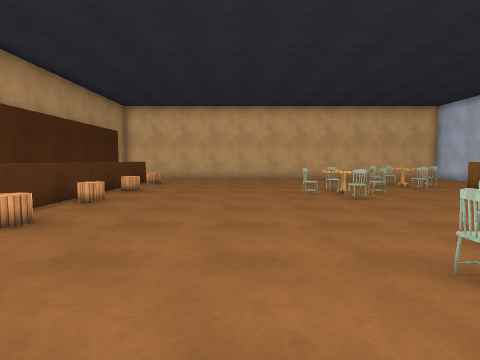
View 1 (above)

21 first-person views from a walk through a Unity game level. The camera is 1.3 m above the floor, tilts 4° down and sees 80° across. The floor is counted in squares, 1 m on a side. Each view is taken from the middle of a square. On the plan, view 1 faces up. The plan holds only what a view shows up to about 13 squares ahead; the rest is blank. The place goes on beyond the plan. Some surface patterns are stand-ins.

View 2
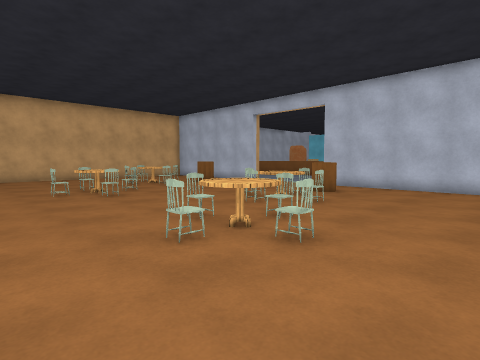

View 3
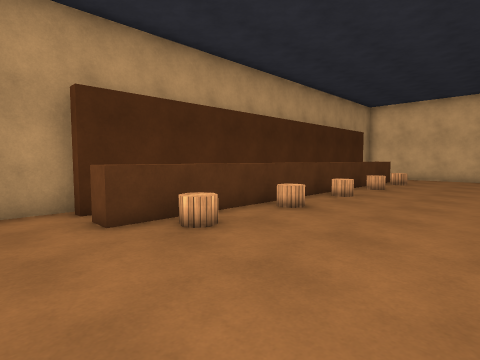

View 4
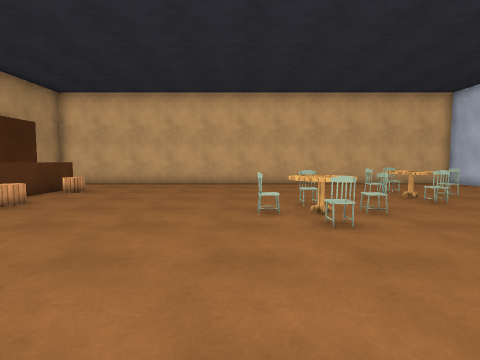

View 5
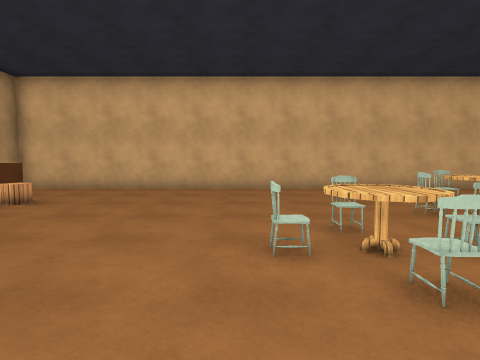

View 6
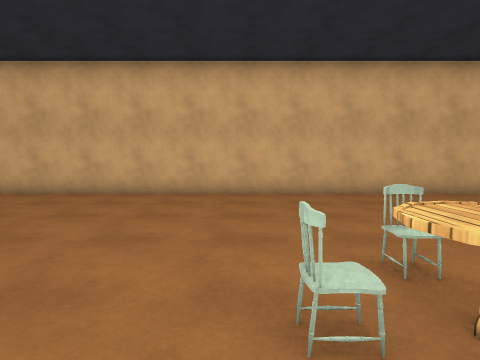

View 7
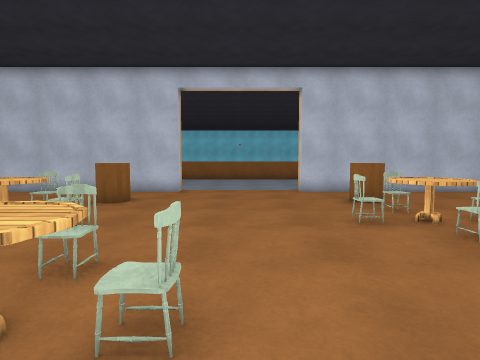

View 8
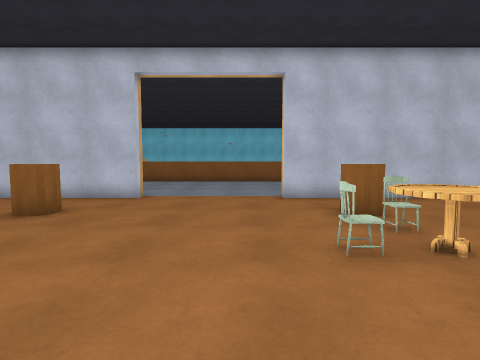

View 9
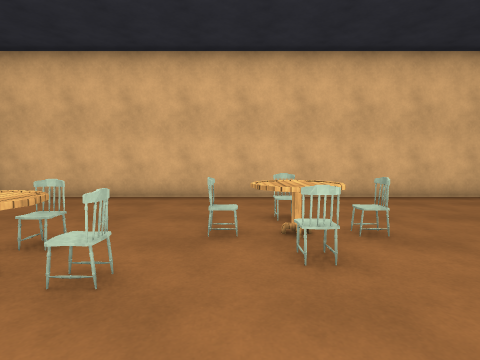

View 10
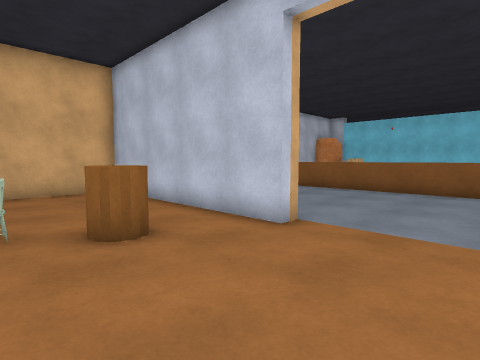

View 11
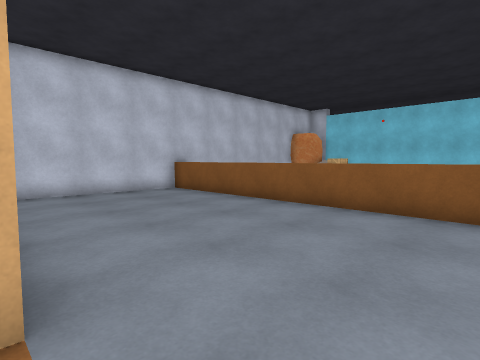

View 12
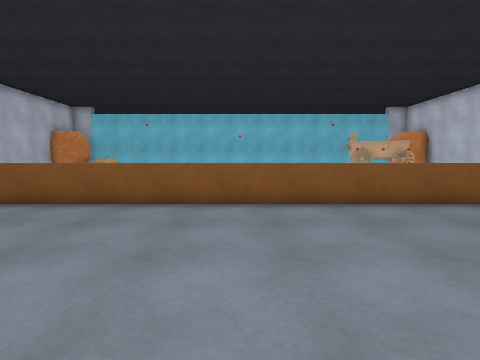

View 13
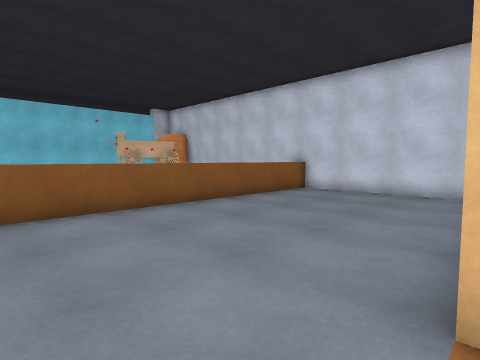

View 14
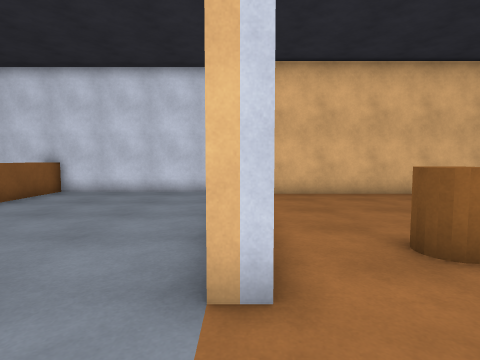

View 15
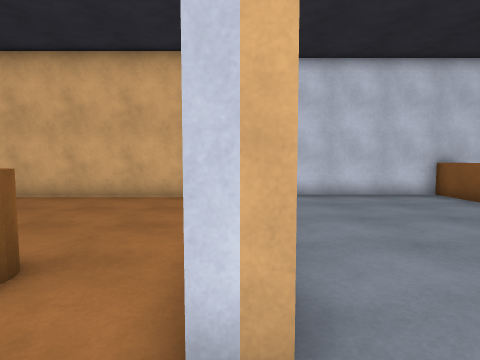

View 16
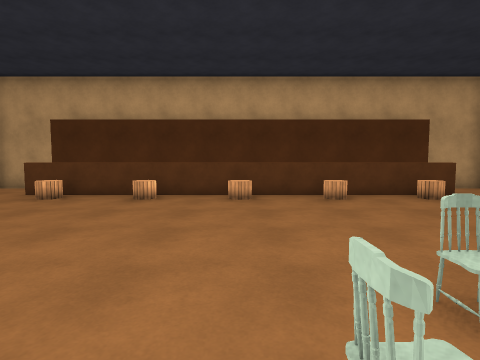

View 17
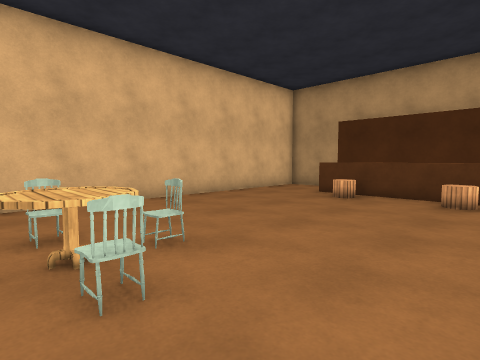

View 18
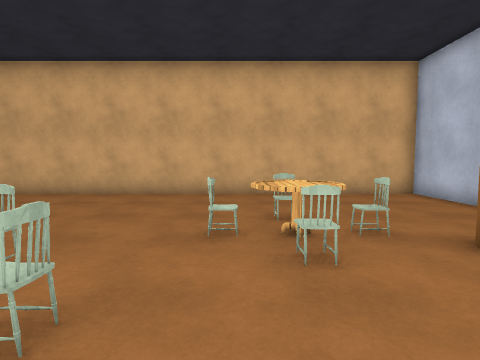

View 19
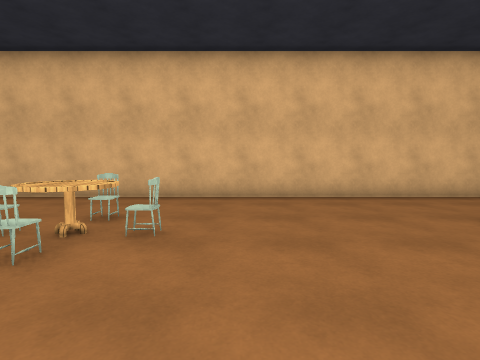

View 20
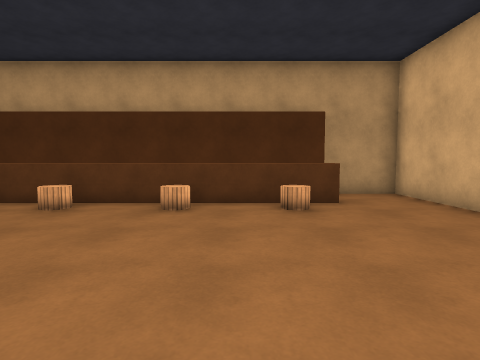

View 21
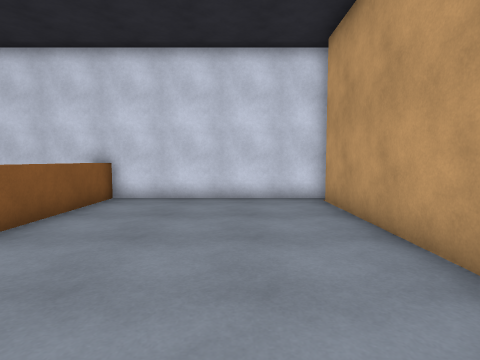

### Floor plan
Key: @ floor where view 1 was taken; # wall or solid block; . floor; = window, fence, low wall or low ledge; ^ raised ledge; O other object.
Columns run from 8 left of view 1 to 23 right of it. Each row starts with its distance up from view 1.
 21                       ##########
 20 #######################......=
 19 #.....................#.......^
 18 #.....................#.......^
 17 ##^...................#.......^
 16  #^O............O.....#.......^
 15  #^OO...........O.....#.......^
 14  #^...........OOOOO...#.......^
 13  #^O........O...O..O..#.......^
 12  #^OO.......O...O.....#.......^
 11  #^.......OOOOO...............^
 10  #^.........O.................^
  9  #^OO.......O.................^
  8  #^...........................^
  7  #^.............O.............^
  6  #^OO...........O.....#.......^
  5  #^O........O.OOOOOO..#.......^
  4  #^.........O...O.....#.......^
  3  #^O......OOOOO.O.....#.......^
  2  #^OO.......O.........#.......^
  1 ##^.........O.........#.......^
  0 #.......@.............#.......^
 -1 #.....................#.......^
 -2 #######################......=^
 -3                       ##########

Where each view was taken, in squares from view 1:
view 1: 0 up, 0 right, facing up
view 2: 1 down, 0 right, facing up-right
view 3: 1 down, 0 right, facing up-left
view 4: 4 up, 2 right, facing up
view 5: 7 up, 2 right, facing up
view 6: 9 up, 2 right, facing up
view 7: 9 up, 2 right, facing right
view 8: 8 up, 4 right, facing right
view 9: 8 up, 5 right, facing down
view 10: 8 up, 9 right, facing up-right
view 11: 9 up, 14 right, facing up-right
view 12: 9 up, 13 right, facing right
view 13: 9 up, 14 right, facing down-right
view 14: 9 up, 14 right, facing down
view 15: 10 up, 14 right, facing up
view 16: 9 up, 5 right, facing left
view 17: 7 up, 5 right, facing down-left
view 18: 9 up, 7 right, facing up
view 19: 8 up, 1 right, facing down
view 20: 14 up, 3 right, facing left
view 21: 7 up, 17 right, facing down
